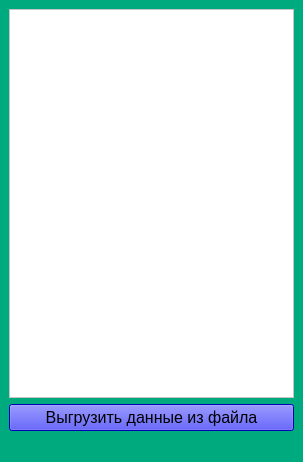
<?xml version="1.0" encoding="UTF-8"?>
<ui version="4.0">
 <class>MainWindow</class>
 <widget class="QMainWindow" name="MainWindow">
  <property name="geometry">
   <rect>
    <x>0</x>
    <y>0</y>
    <width>303</width>
    <height>462</height>
   </rect>
  </property>
  <property name="windowTitle">
   <string>MainWindow</string>
  </property>
  <property name="styleSheet">
   <string notr="true">background-color: rgb(0, 170, 127);</string>
  </property>
  <widget class="QWidget" name="centralwidget">
   <layout class="QGridLayout" name="gridLayout">
    <item row="0" column="2">
     <widget class="QTableView" name="tableView">
      <property name="styleSheet">
       <string notr="true">background-color: rgb(255, 255, 255);
color: rgb(0, 0, 0);</string>
      </property>
     </widget>
    </item>
    <item row="1" column="2">
     <widget class="QPushButton" name="pushButton">
      <property name="font">
       <font>
        <pointsize>12</pointsize>
        <weight>50</weight>
        <bold>false</bold>
       </font>
      </property>
      <property name="styleSheet">
       <string notr="true">background-color: rgb(0, 0, 255);</string>
      </property>
      <property name="text">
       <string>Выгрузить данные из файла</string>
      </property>
     </widget>
    </item>
   </layout>
  </widget>
  <widget class="QMenuBar" name="menubar">
   <property name="geometry">
    <rect>
     <x>0</x>
     <y>0</y>
     <width>303</width>
     <height>22</height>
    </rect>
   </property>
  </widget>
  <widget class="QStatusBar" name="statusbar"/>
 </widget>
 <resources/>
 <connections/>
</ui>
